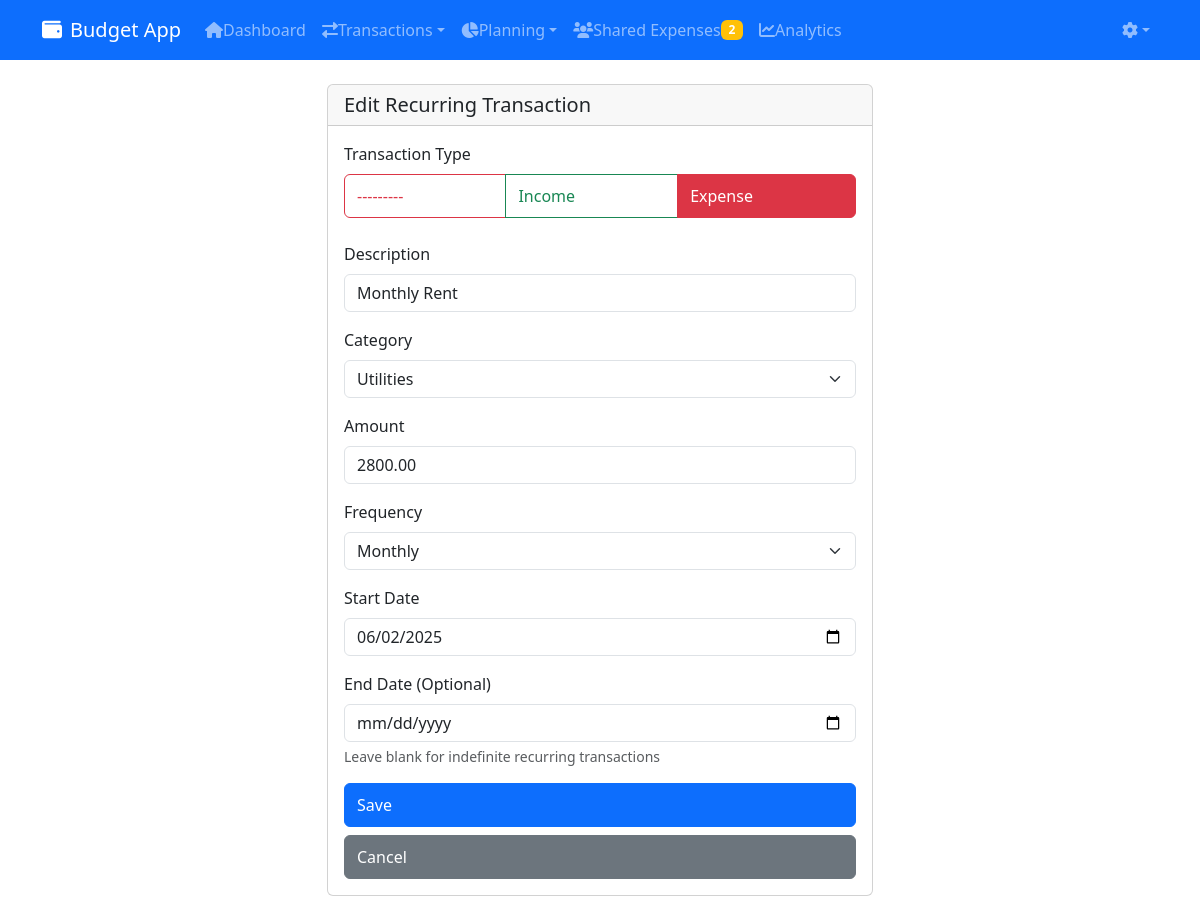
The app's page /recurring-transactions/2/edit/ (signed in) with its own data.
### core/models.py (models this page shows, shortened)
class RecurringTransaction(models.Model):
    FREQUENCY_CHOICES = [
        ('daily', 'Daily'),
        ('weekly', 'Weekly'),
        ('monthly', 'Monthly'),
        ('yearly', 'Yearly'),
    ]
    user = models.ForeignKey(User, on_delete=models.CASCADE)
    category = models.ForeignKey('Category', on_delete=models.CASCADE)
    amount = models.DecimalField(max_digits=10, decimal_places=2, validators=[MinValueValidator(Decimal('0.01'))])
    type = models.CharField(max_length=7, choices=[('income', 'Income'), ('expense', 'Expense')])
    description = models.CharField(max_length=255)
    frequency = models.CharField(max_length=7, choices=FREQUENCY_CHOICES)
    start_date = models.DateField()
    end_date = models.DateField(null=True, blank=True)
    last_generated = models.DateField(null=True, blank=True)
    is_active = models.BooleanField(default=True)
    created_at = models.DateTimeField(auto_now_add=True)
    updated_at = models.DateTimeField(auto_now=True)
    class Meta:
        ordering = ['-created_at']

### core/views.py (the view, shortened to what this page needs)
# urls.py: path('recurring-transactions/<int:pk>/edit/', views.RecurringTransactionUpdateView.as_view(), name='recurring-transaction-update'),
class RecurringTransactionUpdateView(LoginRequiredMixin, UpdateView):
    model = RecurringTransaction
    form_class = RecurringTransactionForm
    template_name = 'core/recurring_transaction_form.html'
    success_url = reverse_lazy('recurring-transaction-list')
    def get_queryset(self):
        return RecurringTransaction.objects.filter(user=self.request.user)
    def get_form_kwargs(self):
        kwargs = super().get_form_kwargs()
        kwargs['user'] = self.request.user
        return kwargs

### core/forms.py
class RecurringTransactionForm(forms.ModelForm):
    class Meta:
        model = RecurringTransaction
        fields = ['type', 'category', 'amount', 'description', 'frequency', 'start_date', 'end_date']
        widgets = {
            'start_date': forms.DateInput(attrs={'type': 'date'}),
            'end_date': forms.DateInput(attrs={'type': 'date'}),
        }
    def __init__(self, *args, **kwargs):
        user = kwargs.pop('user', None)
        super().__init__(*args, **kwargs)
        if user:
            self.fields['category'].queryset = Category.objects.filter(user=user)
        self.fields['end_date'].required = False
        self.fields['description'].widget.attrs.update({'placeholder': 'e.g., Monthly Rent, Netflix Subscription'})

### core/models.py (called while the page is built)
    def __str__(self):
        return self.name

### core/templates/core/recurring_transaction_form.html (shortened to what this page needs)
{% extends 'core/base.html' %}
{% load widget_tweaks %}
{% block content %}
<div class="row justify-content-center">
    <div class="col-md-6">
        <div class="card">
            <div class="card-header">
                <h5 class="mb-0">{% if form.instance.pk %}Edit{% else %}New{% endif %} Recurring Transaction</h5>
            </div>
            <div class="card-body">
                <form method="post">
                    <div class="mb-4">
                        <label class="form-label d-block">Transaction Type</label>
                        <div class="btn-group w-100" role="group">
                            {% with type_field=form.type %}
                                {% for choice in type_field.field.choices %}
                                    <label class="btn {% if choice.0 == 'income' %}btn-outline-success{% else %}btn-outline-danger{% endif %}"
                                           for="type_{{ choice.0 }}">
                                        {{ choice.1 }}
                                    </label>
                                {% endfor %}
                            {% endwith %}
                        </div>
                    </div>
                    <div class="mb-3">
                        <label for="{{ form.description.id_for_label }}" class="form-label">Description</label>
                        {{ form.description|add_class:"form-control" }}
                    </div>
                    <div class="mb-3">
                        <label for="{{ form.category.id_for_label }}" class="form-label">Category</label>
                        {{ form.category|add_class:"form-select" }}
                    </div>
                    <div class="mb-3">
                        <label for="{{ form.amount.id_for_label }}" class="form-label">Amount</label>
                        {{ form.amount|add_class:"form-control" }}
                    </div>
                    <div class="mb-3">
                        <label for="{{ form.frequency.id_for_label }}" class="form-label">Frequency</label>
                        {{ form.frequency|add_class:"form-select" }}
                    </div>
                    <div class="mb-3">
                        <label for="{{ form.start_date.id_for_label }}" class="form-label">Start Date</label>
                        {{ form.start_date|add_class:"form-control" }}
                    </div>
                    <div class="mb-3">
                        <label for="{{ form.end_date.id_for_label }}" class="form-label">End Date (Optional)</label>
                        {{ form.end_date|add_class:"form-control" }}
                        <div class="form-text">Leave blank for indefinite recurring transactions</div>
                    </div>
                    <div class="d-grid gap-2">
                        <button type="submit" class="btn btn-primary">Save</button>
                        <a href="{% url 'recurring-transaction-list' %}" class="btn btn-secondary">Cancel</a>
                    </div>
                </form>
            </div>
        </div>
    </div>
</div>
{% endblock %}

### core/templates/core/base.html (style rules this page uses)
@media (hover: none) { .nav-link, .btn { min-height: 44px; min-width: 44px; display: flex; align-items: center; } }

### records on screen
RecurringTransaction: description "Monthly Rent", category "Utilities", amount "2800.00", frequency "Monthly", start_date "06/02/2025"

### other values on screen
{{ pending_count }} "2"
{{ choice.1 }} "---------" "Income" "Expense"
